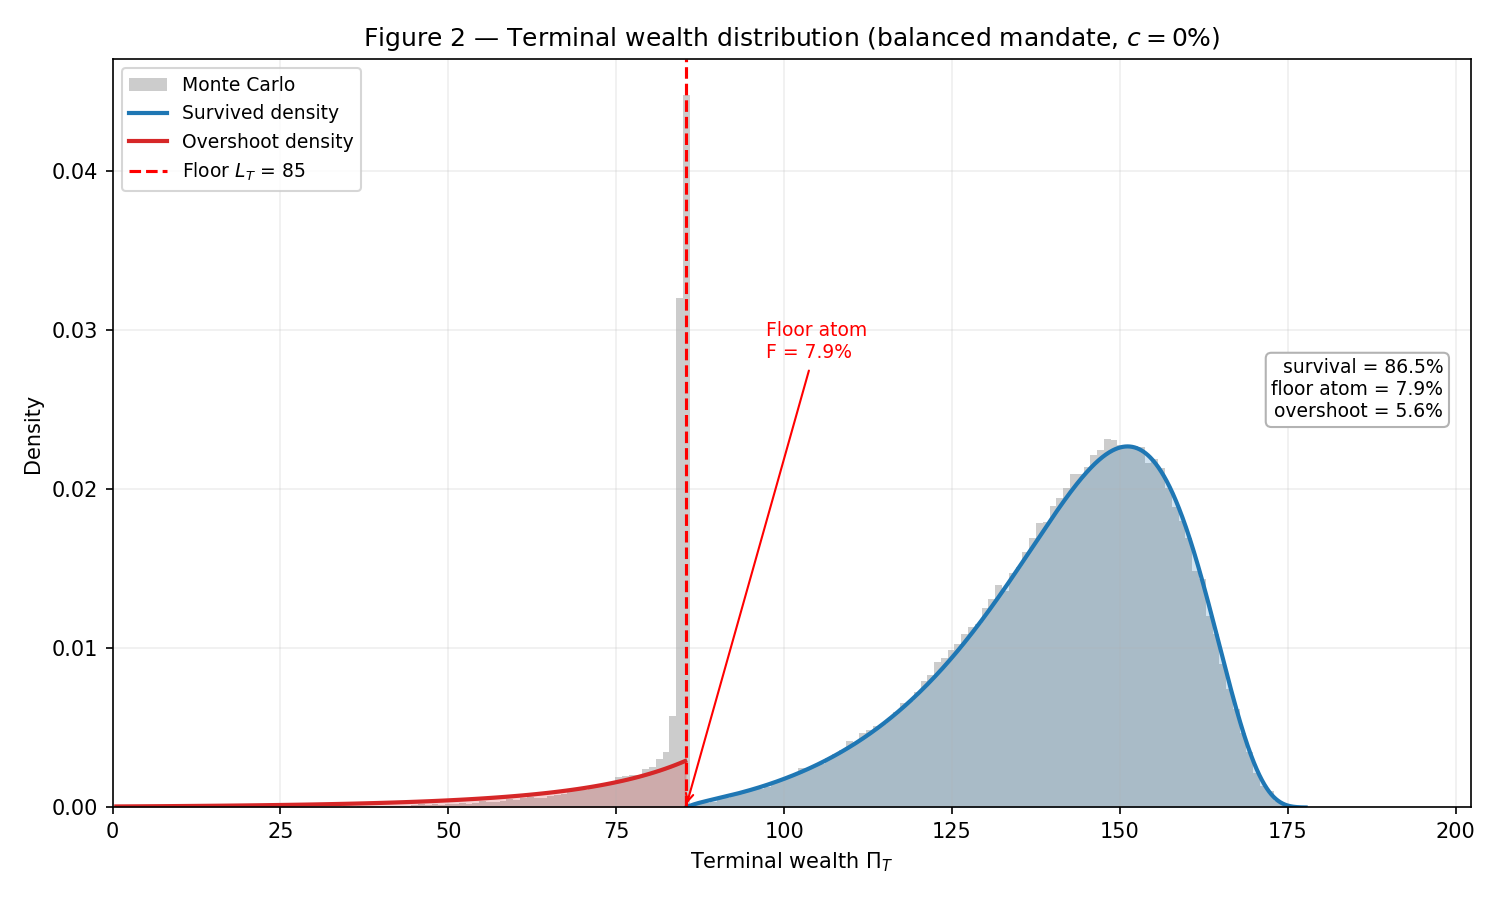

This figure's Python source:
#!/usr/bin/env python3
"""Reproduce Figure 2: terminal wealth distribution under the MV-optimal strategy.

The terminal wealth of the stopped MV-optimal strategy has three components:
  (a) a survived density above the floor,
  (b) a floor atom of probability F at L_T (diffusion paths that hit the floor),
  (c) an overshoot density below the floor (crash jumps that gap through it).
All three follow analytically from the Laplace framework. A Monte Carlo
histogram is overlaid for validation.
"""
# packages
import numpy as np
import matplotlib
matplotlib.use('Agg')
import matplotlib.pyplot as plt
from pathlib import Path
# project
from goal_based_allocation import (
    create_paper_assets, create_paper_mandates,
    compute_density, compute_survival, compute_overshoot_density,
)
from goal_based_allocation.mandate_utils import mandate_effective_asset
from goal_based_allocation.riccati_solver import (
    find_ell, gap_process_asset, simulate_mv_optimal,
)

T = 10.0
R = 0.02
C = 0.0
TARGET_RETURN = 0.04
N_PATHS_MC = 200_000


def wealth_density(ric, gap, eff) -> dict:
    """map the gap-process density to the terminal wealth density in Pi-space."""
    pi_target = ric.derived_at_tau(0)['Pi_star'][0]
    l_t = eff.pi_floor * np.exp(ric.r_c * T)
    buffer = pi_target - l_t

    x_max = min(8.0, gap.x0 + 6 * max(gap.params.sigma0, gap.params.sigma1) * np.sqrt(T))
    x_grid = np.linspace(1e-3, x_max, 800)
    d0, d1 = compute_density(T, x_grid, gap)
    dg = d0 + d1
    pi_surv = pi_target - buffer * np.exp(-x_grid)
    f_surv = dg / (buffer * np.exp(-x_grid))

    x_ov = np.linspace(1e-3, x_max, 400)
    f_ov = compute_overshoot_density(T, x_ov, gap)
    pi_over = pi_target - buffer * np.exp(x_ov)
    f_over = f_ov / (buffer * np.exp(x_ov))

    survival = compute_survival(T, gap.x0, gap)
    overshoot_mass = float(np.trapezoid(f_ov, x_ov))
    floor_atom = max(0.0, 1.0 - survival - overshoot_mass)
    return dict(pi_target=pi_target, l_t=l_t,
                pi_surv=pi_surv, f_surv=f_surv,
                pi_over=pi_over, f_over=f_over,
                survival=survival, floor_atom=floor_atom, overshoot_mass=overshoot_mass)


def main() -> None:
    eff = mandate_effective_asset(create_paper_mandates(create_paper_assets())['balanced'])
    ell, ric = find_ell(eff, T, TARGET_RETURN, R, C)
    gap = gap_process_asset(ric)
    d = wealth_density(ric, gap, eff)

    mc = simulate_mv_optimal(ric, n_paths=N_PATHS_MC, seed=42)

    fig, ax = plt.subplots(figsize=(10, 6))
    ax.hist(mc['Pi_T'], bins=200, range=(0, d['pi_target'] + 20), density=True,
            color='0.8', edgecolor='none', label='Monte Carlo')

    ax.plot(d['pi_surv'], d['f_surv'], 'C0-', lw=2, label='Survived density')
    ax.fill_between(d['pi_surv'], d['f_surv'], alpha=0.2, color='C0')
    below = d['pi_over'] > 0
    ax.plot(d['pi_over'][below], d['f_over'][below], 'C3-', lw=2, label='Overshoot density')
    ax.fill_between(d['pi_over'][below], d['f_over'][below], alpha=0.2, color='C3')

    ax.axvline(d['l_t'], color='r', ls='--', lw=1.5, label=f"Floor $L_T$ = {d['l_t']:.0f}")
    ax.annotate(f"Floor atom\nF = {d['floor_atom']:.1%}",
                xy=(d['l_t'], 0), xytext=(d['l_t'] + 12, 0.6 * ax.get_ylim()[1]),
                fontsize=9, color='r',
                arrowprops=dict(arrowstyle='->', color='r', lw=1))

    ax.set_xlabel(r'Terminal wealth $\Pi_T$')
    ax.set_ylabel('Density')
    ax.set_title('Figure 2 — Terminal wealth distribution (balanced mandate, $c=0\\%$)')
    ax.set_xlim(0, d['pi_target'] + 20)
    ax.set_ylim(bottom=0)
    ax.grid(alpha=0.2)
    ax.legend(fontsize=9, loc='upper left')

    txt = (f"survival = {d['survival']:.1%}\n"
           f"floor atom = {d['floor_atom']:.1%}\n"
           f"overshoot = {d['overshoot_mass']:.1%}")
    ax.text(0.98, 0.60, txt, transform=ax.transAxes, ha='right', va='top',
            fontsize=9, bbox=dict(boxstyle='round', fc='white', ec='0.7'))
    fig.tight_layout()

    out = Path(__file__).with_name('terminal_wealth_distribution.png')
    fig.savefig(out, dpi=150)
    print(f'saved {out}')
    print(f"survival={d['survival']:.4f}  floor_atom={d['floor_atom']:.4f}  "
          f"overshoot={d['overshoot_mass']:.4f}")


if __name__ == '__main__':
    main()
